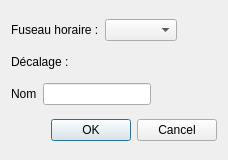
<?xml version="1.0" encoding="UTF-8"?>
<ui version="4.0">
 <class>QAddHour</class>
 <widget class="QWidget" name="QAddHour">
  <property name="windowModality">
   <enum>Qt::NonModal</enum>
  </property>
  <property name="geometry">
   <rect>
    <x>0</x>
    <y>0</y>
    <width>220</width>
    <height>160</height>
   </rect>
  </property>
  <property name="sizePolicy">
   <sizepolicy hsizetype="Preferred" vsizetype="Preferred">
    <horstretch>0</horstretch>
    <verstretch>0</verstretch>
   </sizepolicy>
  </property>
  <property name="contextMenuPolicy">
   <enum>Qt::DefaultContextMenu</enum>
  </property>
  <property name="windowTitle">
   <string>Ajouter une horloge</string>
  </property>
  <property name="windowIcon">
   <iconset>
    <normaloff>Images/addClock.png</normaloff>Images/addClock.png</iconset>
  </property>
  <layout class="QVBoxLayout" name="verticalLayout">
   <item>
    <layout class="QHBoxLayout" name="horizontalLayout_2">
     <property name="sizeConstraint">
      <enum>QLayout::SetDefaultConstraint</enum>
     </property>
     <item>
      <widget class="QLabel" name="label_2">
       <property name="sizePolicy">
        <sizepolicy hsizetype="Fixed" vsizetype="Preferred">
         <horstretch>0</horstretch>
         <verstretch>0</verstretch>
        </sizepolicy>
       </property>
       <property name="text">
        <string>Fuseau horaire :</string>
       </property>
      </widget>
     </item>
     <item>
      <widget class="QComboBox" name="zoneComboBox"/>
     </item>
     <item>
      <spacer name="horizontalSpacer">
       <property name="orientation">
        <enum>Qt::Horizontal</enum>
       </property>
       <property name="sizeType">
        <enum>QSizePolicy::MinimumExpanding</enum>
       </property>
       <property name="sizeHint" stdset="0">
        <size>
         <width>40</width>
         <height>20</height>
        </size>
       </property>
      </spacer>
     </item>
    </layout>
   </item>
   <item>
    <widget class="QLabel" name="offsetLabel">
     <property name="sizePolicy">
      <sizepolicy hsizetype="Preferred" vsizetype="Maximum">
       <horstretch>0</horstretch>
       <verstretch>0</verstretch>
      </sizepolicy>
     </property>
     <property name="text">
      <string>Décalage :</string>
     </property>
    </widget>
   </item>
   <item>
    <layout class="QHBoxLayout" name="horizontalLayout">
     <item>
      <widget class="QLabel" name="label">
       <property name="text">
        <string>Nom</string>
       </property>
      </widget>
     </item>
     <item>
      <widget class="QLineEdit" name="lineEdit">
       <property name="sizePolicy">
        <sizepolicy hsizetype="Preferred" vsizetype="Fixed">
         <horstretch>0</horstretch>
         <verstretch>0</verstretch>
        </sizepolicy>
       </property>
      </widget>
     </item>
     <item>
      <spacer name="horizontalSpacer_2">
       <property name="orientation">
        <enum>Qt::Horizontal</enum>
       </property>
       <property name="sizeType">
        <enum>QSizePolicy::MinimumExpanding</enum>
       </property>
       <property name="sizeHint" stdset="0">
        <size>
         <width>40</width>
         <height>20</height>
        </size>
       </property>
      </spacer>
     </item>
    </layout>
   </item>
   <item>
    <widget class="QDialogButtonBox" name="buttonBox">
     <property name="standardButtons">
      <set>QDialogButtonBox::Cancel|QDialogButtonBox::Ok</set>
     </property>
    </widget>
   </item>
  </layout>
 </widget>
 <layoutdefault spacing="6" margin="11"/>
 <resources/>
 <connections>
  <connection>
   <sender>buttonBox</sender>
   <signal>rejected()</signal>
   <receiver>QAddHour</receiver>
   <slot>close()</slot>
   <hints>
    <hint type="sourcelabel">
     <x>386</x>
     <y>192</y>
    </hint>
    <hint type="destinationlabel">
     <x>296</x>
     <y>0</y>
    </hint>
   </hints>
  </connection>
  <connection>
   <sender>lineEdit</sender>
   <signal>textChanged(QString)</signal>
   <receiver>QAddHour</receiver>
   <slot>updateString(QString)</slot>
   <hints>
    <hint type="sourcelabel">
     <x>152</x>
     <y>135</y>
    </hint>
    <hint type="destinationlabel">
     <x>210</x>
     <y>0</y>
    </hint>
   </hints>
  </connection>
  <connection>
   <sender>zoneComboBox</sender>
   <signal>currentIndexChanged(int)</signal>
   <receiver>QAddHour</receiver>
   <slot>updateTimeZone()</slot>
   <hints>
    <hint type="sourcelabel">
     <x>76</x>
     <y>34</y>
    </hint>
    <hint type="destinationlabel">
     <x>132</x>
     <y>0</y>
    </hint>
   </hints>
  </connection>
 </connections>
 <slots>
  <slot>confirmHour()</slot>
  <slot>updateString(QString)</slot>
  <slot>updateTimeZone()</slot>
 </slots>
</ui>
